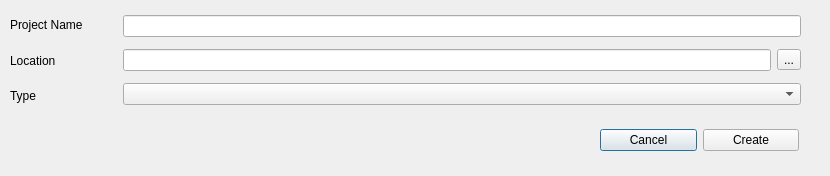
<?xml version="1.0" encoding="UTF-8"?>
<ui version="4.0">
 <class>CreateProjectDialog</class>
 <widget class="QDialog" name="CreateProjectDialog">
  <property name="geometry">
   <rect>
    <x>0</x>
    <y>0</y>
    <width>830</width>
    <height>176</height>
   </rect>
  </property>
  <property name="minimumSize">
   <size>
    <width>830</width>
    <height>176</height>
   </size>
  </property>
  <property name="maximumSize">
   <size>
    <width>830</width>
    <height>176</height>
   </size>
  </property>
  <property name="windowTitle">
   <string>NN-creater Create project</string>
  </property>
  <widget class="QWidget" name="horizontalLayoutWidget">
   <property name="geometry">
    <rect>
     <x>600</x>
     <y>120</y>
     <width>199</width>
     <height>41</height>
    </rect>
   </property>
   <layout class="QHBoxLayout" name="horizontalLayout_2">
    <item>
     <widget class="QPushButton" name="cancel_btn">
      <property name="text">
       <string>Cancel</string>
      </property>
     </widget>
    </item>
    <item>
     <widget class="QPushButton" name="create_project_btn">
      <property name="text">
       <string>Create</string>
      </property>
     </widget>
    </item>
   </layout>
  </widget>
  <widget class="QWidget" name="horizontalLayoutWidget_2">
   <property name="geometry">
    <rect>
     <x>10</x>
     <y>10</y>
     <width>791</width>
     <height>101</height>
    </rect>
   </property>
   <layout class="QHBoxLayout" name="horizontalLayout" stretch="2,1,20">
    <item>
     <layout class="QVBoxLayout" name="verticalLayout">
      <item>
       <widget class="QLabel" name="label_3">
        <property name="text">
         <string>Project Name</string>
        </property>
       </widget>
      </item>
      <item>
       <widget class="QLabel" name="label">
        <property name="text">
         <string>Location</string>
        </property>
       </widget>
      </item>
      <item>
       <widget class="QLabel" name="label_2">
        <property name="text">
         <string>Type</string>
        </property>
       </widget>
      </item>
     </layout>
    </item>
    <item>
     <spacer name="horizontalSpacer">
      <property name="orientation">
       <enum>Qt::Horizontal</enum>
      </property>
      <property name="sizeHint" stdset="0">
       <size>
        <width>40</width>
        <height>20</height>
       </size>
      </property>
     </spacer>
    </item>
    <item>
     <layout class="QVBoxLayout" name="verticalLayout_2" stretch="5,1,5">
      <item>
       <widget class="QLineEdit" name="project_name_LE"/>
      </item>
      <item>
       <layout class="QHBoxLayout" name="horizontalLayout_4">
        <property name="topMargin">
         <number>1</number>
        </property>
        <property name="bottomMargin">
         <number>1</number>
        </property>
        <item>
         <widget class="QLineEdit" name="project_path_LE"/>
        </item>
        <item>
         <widget class="QToolButton" name="open_dir_btn">
          <property name="text">
           <string>...</string>
          </property>
         </widget>
        </item>
       </layout>
      </item>
      <item>
       <widget class="QComboBox" name="task_CB"/>
      </item>
     </layout>
    </item>
   </layout>
  </widget>
 </widget>
 <resources/>
 <connections/>
</ui>
